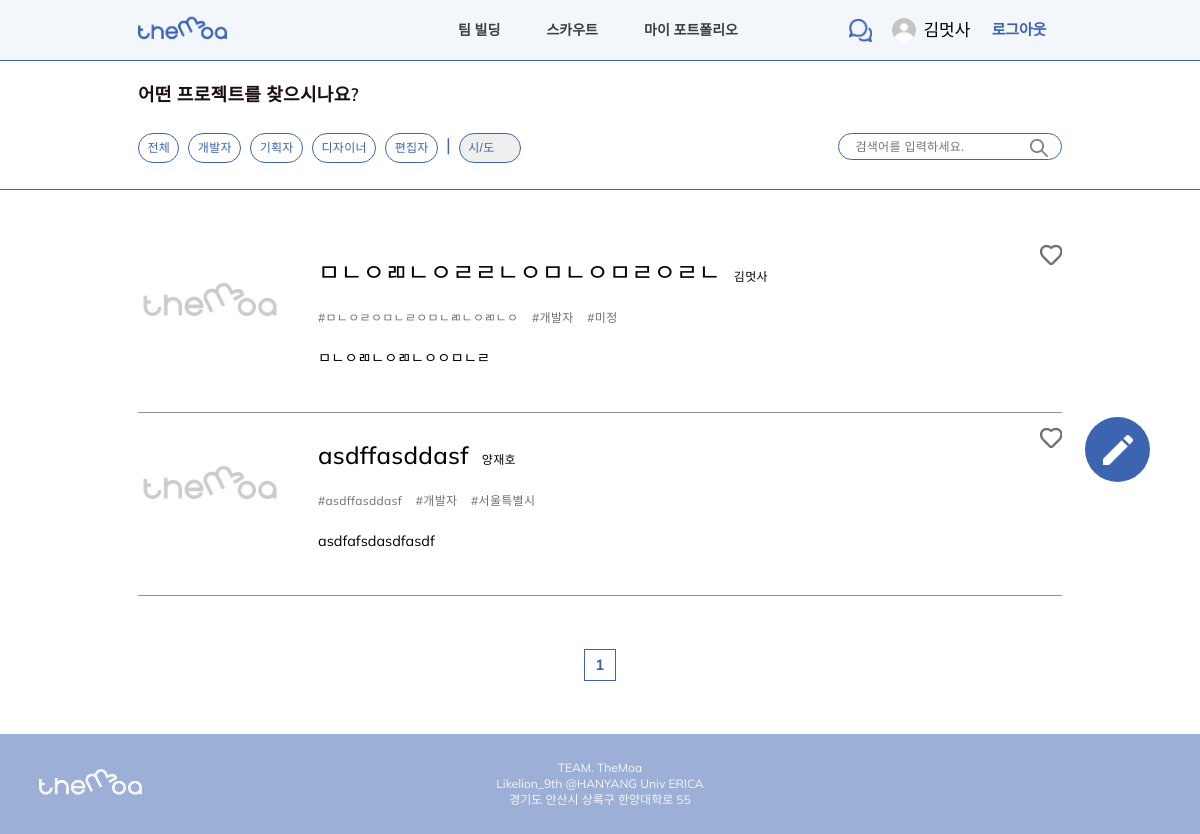
The app's page /recruit/ (signed in) with its own data.
### users/models.py (models this page shows)
class User(AbstractUser):
    image = models.ImageField(default="image/users/none/profile_default.png", upload_to="image/users" , blank=True, null=False)
    name = models.CharField(default='', max_length=300)
    birth_date = models.DateField(default=timezone.now)
    address_sido = models.CharField(default='', choices=LOCATE_CHOICES, max_length=200)
    address_gungu = models.CharField(default='', max_length=200)
    career = models.CharField(default='0', max_length=200, choices=CAREER_CHOICES)
    state = models.CharField(default='', blank=True, null=False, max_length=200, choices=STATE_CHOICES)
    role = MultiSelectField(default='Etc', choices=ROLE_CHOICES, max_choices=4, max_length=200)
    intro = models.TextField(default="", blank=True, null=False)

### team_build/models.py (models this page shows)
class Recruit(models.Model):
    writer = models.CharField(default='', max_length=200)
    writer_username = models.CharField(default='', max_length=200)
    title = models.CharField(default='', max_length=300) # 프로젝트 한줄 설명으로 들어갈 것
    team_name = models.CharField(default='', max_length=200)
    service = models.CharField(default='', max_length=200)
    team_members = models.CharField(
        default='1',
        blank=True,
        null=False,
        max_length=200,
        choices=TEAM_MEMBERS_CHOICES
        )
    service_level = models.CharField(
        default='0',
        null=False,
        blank=True,
        max_length=200,
        choices=LEVEL_CHOICES
        )
    founding_date = models.DateField(default=timezone.now, null=False, blank=True)
    locate = models.CharField(default='', null=False, blank=True, max_length=2, choices=LOCATE_CHOICES)
    image = models.ImageField(
        default='image/team_build/none/img_default.png',
        upload_to="image/team_build/",
        blank=True,
        null=False
        )
    role = MultiSelectField(default='', choices=ROLE_CHOICES, max_choices=4, max_length=100)
    detail = models.TextField(blank=True, null=True)

### team_build/views.py (the view, shortened to what this page needs)
# urls.py: path('', RecruitListView.as_view(), name='team_build'),
class RecruitListView(ListView):
    model = Recruit
    paginate_by = LIST_RANGE
    template_name = 'team_build/team_build.html'
    context_object_name = 'recruit_list'
    def get_queryset(self):
        search_word = self.request.GET.get('q','')
        recruit_list = Recruit.objects.all()
        recruit_list = recruit_list.order_by('-id')
        return recruit_list
    def get_context_data(self, **kwargs):
        context = super().get_context_data(**kwargs)
        paginator = context['paginator']
        page_num_range = PAGE_RANGE
        max_index = len(paginator.page_range)
        page = self.request.GET.get('page')
        current_page = int(page) if page else 1
        start_index = int((current_page - 1) / page_num_range) * page_num_range
        end_index = start_index + page_num_range
        if end_index >= max_index:
            end_index = max_index
        page_range = paginator.page_range[start_index:end_index]
        context['page_range'] = page_range
        if self.request.user.id:
            context['current_user'] = User.objects.get(pk=self.request.user.id)
        else:
            context['current_user'] = None
        return context

### templates/team_build/team_build.html (shortened to what this page needs)
{% extends '../base.html' %}
        {% load static %}
        {% block extrahead %}
        <link rel="stylesheet" href="../../static/css/base.css">
        <link rel="stylesheet" href="../../static/css/team_build/team_build.css">
        {% endblock %}
    {% block content %}
    <div>
        <a class="create-img" href="{% if user.is_authenticated %} {% url 'team_build:create_recruit' %} {% else %} {% url 'users:login' %} {% endif %}">
            <div style="background-image: url('../../static/img/team_build/create_recruit_icon.png');"></div>
        </a>
        <div class="search-box">
            <div class="search-container">
                <p>어떤 프로젝트를 찾으시나요?</p>
                <div class="search-wrapper">
                    <a href="{% url 'team_build:team_build' %}">전체</a>
                    <a href="{% url 'team_build:recruit_role_search' 'Developer' %}">개발자</a>
                    <a href="{% url 'team_build:recruit_role_search' 'Planner' %}">기획자</a>
                    <a href="{% url 'team_build:recruit_role_search' 'Designer' %}">디자이너</a>
                    <a href="{% url 'team_build:recruit_role_search' 'Editor' %}" style="margin-right: 0;">편집자</a>
                    <div class="stick">|</div>
                    <select name="" id="" onchange="location.href='/recruit/'+this.value">
                        <option value="">시/도</option>
                    </select>
                    <form action="" method="get">
                        <input type="text" name="q" placeholder="검색어를 입력하세요.">
                        <button type="submit"></button>
                    </form>
                </div>
            </div>
        </div>
        <div class="list-container">
            {% block posts %}
                {% for post in recruit_list %}
                    <div class="recruit-post">
                        <a class="recruit-img" href="{% url 'team_build:detail_recruit' post.id %}">
                            <div
                            style="background-image: url('../../media/{{post.image}}');"
                            ></div>
                        </a>
                        <a class="recruit-content" href="{% url 'team_build:detail_recruit' post.id %}">
                            <div>
                                <p class="recruit-title">{{post.title}}</p>
                                <p class="recruit-writer">{{post.writer}}</p>
                            </div>
                            <p class="recruit-hashtag">
                                #{{post.service}}&nbsp&nbsp&nbsp
                                #{% for role in post.get_role_display %}{{role}}{% endfor %}&nbsp&nbsp&nbsp
                                #{{post.get_locate_display}}
                            </p>
                            <p class="recruit-detail">{{post.detail}}</p>
                        </a>
                        <a class="recruit-like" href="{% if user.is_authenticated %} {% url 'team_build:recruit_like' post.id %} {% else %} {% url 'users:login' %} {% endif %}">
                            <div style="background-image: url('../../static/img/like_icon.png');"></div>
                        </a>
                    </div>
                {% endfor %}
            {% endblock %}
            <div class="page-container">
                <div class="page-wrapper">
                    {% for page in page_range %}
                        <a class="page-box" href="?page={{page}}">{{page}}</a>
                    {% endfor %}
                </div>
            </div>
        </div>
    </div>
    {% endblock %}

### templates/base.html (shortened to what this page needs)
<!DOCTYPE html>
<html lang="en">
<head>
    {% load static %}
    <link rel="stylesheet" href="../../../static/css/base.css">
    {% block extrahead %}
    {% endblock %}
</head>
<body>
    <header>
        <nav class="nav-container">
            <ul class="nav-wrapper">
                <li class="logo">
                    <a href="{% url 'main:main' %}">
                        <div class="logo-img" style="background-image: url('../../../static/img/logo.png');"></div>
                    </a>
                </li>
                <li class="url-container">
                    <a href="{% url 'team_build:team_build' %}">팀 빌딩</a>
                    <a href="{% url 'scout:user' %}">스카우트</a>
                    <a href="{% if user.is_authenticated %} {% url 'mypf:profile' user.id %} {% else %} {% url 'users:login' %} {% endif %}">마이 포트폴리오</a>
                </li>
                <li class="{% if user.is_authenticated %} user-container {% endif %}">
                    <a href="{% if user.is_authenticated %} {% if user.is_authenticated %} {% url 'chat:index' %} {% else %} {% url 'users:login' %} {% endif %} {% else %} {% url 'users:login' %} {% endif %}">
                        {% if user.is_anonymous %}
                        <div class="chat-img anonymous"></div>
                        {% else %}
                        <div class="chat-img"></div>
                        {% endif %}
                    </a>
                    {% if user.is_authenticated %}
                    <div class="profile-img"></div>
                    <a class="user-name"href="{% url 'mypage:mypage' user.id %}">{{user.name}}</a>
                    <a class="logout" href="{% url 'users:logout' %}">로그아웃</a>
                    {% else %}
                    <a class="btn login" href="{% url 'users:login' %}">로그인</a>
                    <a class="btn signup" href="{% url 'users:signup' %}">회원가입</a>
                    {% endif %}
                </li>
            </ul>
        </nav>
    </header>
    {% block content %}
    {% endblock %}
    <footer>
        <div>
            <div class="footer-img" style="background-image: url('../../../static/img/footer_logo.png');"></div>
        </div>
        <div>
            <p>TEAM. TheMoa <br>
                Likelion_9th @HANYANG Univ ERICA <br>
                경기도 안산시 상록구 한양대학로 55</p>
        </div>
    </footer>
</body>
</html>

### static/css/base.css (style rules this page uses)
body, html { margin: 0; padding : 0; font-family: 'Mulish', sans-serif; }
a { text-decoration: none; }
.nav-container { display: flex; align-items: center; justify-content: center; background-color: #F3F6FA; width: 100%; height: 60px; }
.logo { float: left; }
.logo-img { width: 116px; height: 32px; background-repeat: no-repeat; background-size: contain; }
.nav-wrapper { display: flex; align-items: center; justify-content: space-between; width: 77vw; height: 42px; padding: 0; margin: 0; list-style-type: none; }
.url-container { display: flex; justify-content: space-between; width: 280px; margin: 0 0 0 10%; }
.url-container > a { overflow: hidden; text-overflow: ellipsis; display: -webkit-box; -webkit-line-clamp: 1; -webkit-box-orient: vertical; word-wrap: break-word; color: #373F41; font-weight: 600; font-size: 14px; line-height: 18px; }
.user-container { width: 23%; display: flex; align-items: center; }
.chat-img { width: 23px; height: 23px; margin-right: 20px; background-image: url('../img/nav_chat.png'); background-repeat: no-repeat; background-size: cover; }
.profile-img { width: 24px; height: 24px; margin-right: 7px; border-radius: 50%; background-repeat: no-repeat; background-size: cover; }
.user-container > .user-name { overflow: hidden; text-overflow: ellipsis; display: -webkit-box; -webkit-line-clamp: 1; -webkit-box-orient: vertical; word-wrap: break-word; color: #000000; font-weight: normal; font-size: 17px; line-height: 40px; }
.user-container > .logout { margin-left: 10%; font-weight: bold; font-size: 15px; line-height: 18px; letter-spacing: -0.01em; color: #3C64B1; }
footer { display: flex; align-items: center; width: 100%; height: 100px; background: #9CB0D7; }
footer > div { display: flex; align-items: center; justify-content: center; float: left; height: 100%; text-align: center; }
footer > div:first-child { width: 15%; }
footer > div:nth-child(2) { width: 70%; font-size: 12px; line-height: 16px; color: #F5F5F5; }
.footer-img { margin: auto; width: 103px; height: 29px; background-size: contain; background-repeat: no-repeat; }

### records on screen
User: name "김멋사"
Recruit: image (placeholder picture), title "ㅁㄴㅇㄻㄴㅇㄹㄹㄴㅇㅁㄴㅇㅁㄹㅇㄹㄴ", writer "김멋사", service "ㅁㄴㅇㄹㅇㅁㄴㄹㅇㅁㄴㄻㄴㅇㄻㄴㅇ", get_role_display "개" "발" "자", locate "미정", detail "ㅁㄴㅇㄻㄴㅇㄻㄴㅇㅇㅁㄴㄹ"
Recruit: image (placeholder picture), title "asdffasddasf", writer "양재호", service "asdffasddasf", get_role_display "개" "발" "자", locate "서울특별시", detail "asdfafsdasdfasdf"

### other values on screen
{{ page }} "1"
